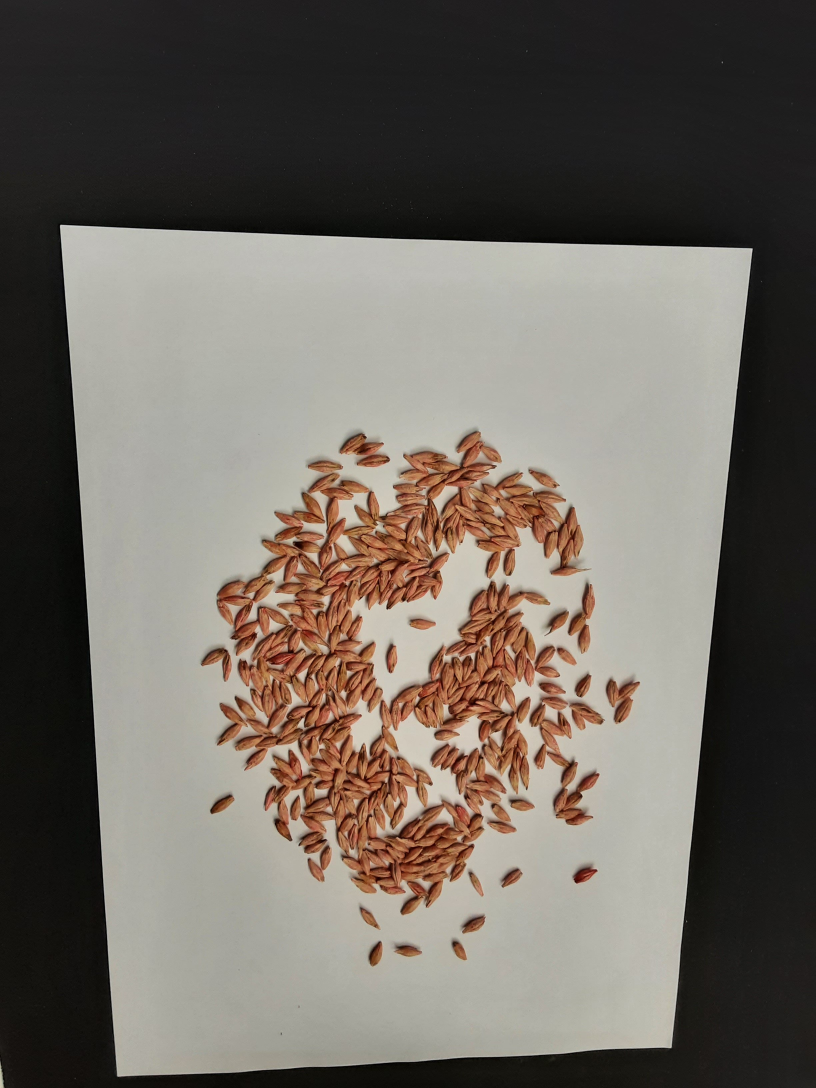
#> input picture app/mock/foto.jpg, 2448 x 3264 px (shown at 1/3 size)
$ python -i blobs.py   (imports and definitions only)
#> lines starting #> are read from the running program, lines starting #| are printed output that depends on the picture
### src/tausendkorn/adaptive.py
"""Density-adaptive tiling: split the kernel area until each tile holds few kernels.

The colour mask is only a tiling aid: it decides where to cut and how small, never
what the count is. Leaves of a quadtree over the kernel bounding box partition it,
so every kernel centre has exactly one owning core. Each crop adds a halo of about
one kernel length so kernels cut by a core edge are fully visible.
"""

from __future__ import annotations

import cv2
import numpy as np
from PIL import ImageDraw

WORK = 1200  # long side of the analysis image


def kernel_mask(image) -> tuple[np.ndarray, float]:
    """Binary kernel mask at analysis scale and the scale factor to full resolution."""
    scale = max(image.size) / WORK
    small = np.asarray(image.resize((round(image.size[0] / scale), round(image.size[1] / scale))))
    lab = cv2.cvtColor(small, cv2.COLOR_RGB2LAB).astype(np.float32)
    L = lab[..., 0]
    # Paper: the largest bright region, filled so kernels on it are inside.
    bright = (L > np.percentile(L, 60)).astype(np.uint8)
    n, labels, stats, _ = cv2.connectedComponentsWithStats(bright, connectivity=8)
    if n < 2 or stats[1:, cv2.CC_STAT_AREA].max() < 0.05 * bright.size:
        raise ValueError("no white sheet found in the photo")
    paper = (labels == 1 + int(np.argmax(stats[1:, cv2.CC_STAT_AREA]))).astype(np.uint8)
    hull = cv2.convexHull(cv2.findNonZero(paper))
    inside = np.zeros_like(paper)
    cv2.fillConvexPoly(inside, hull, 1)
    inside = cv2.erode(inside, np.ones((5, 5), np.uint8))
    # Kernels are darker than the paper around them: black-hat (closing minus image) is
    # independent of slow lighting gradients across the sheet.
    L8 = L.astype(np.uint8)
    blackhat = cv2.morphologyEx(L8, cv2.MORPH_BLACKHAT,
                                cv2.getStructuringElement(cv2.MORPH_ELLIPSE, (61, 61)))
    vals = blackhat[inside > 0]
    thr, _ = cv2.threshold(vals.reshape(-1, 1), 0, 255, cv2.THRESH_BINARY + cv2.THRESH_OTSU)
    # Not clipped to the paper: the paper outline is fragile and losing a kernel is worse
    # than sending an extra tile of background. L>35 drops the marker and black cloth.
    mask = ((blackhat > max(thr, 12)) & (L > 35)).astype(np.uint8)
    mask = cv2.morphologyEx(mask, cv2.MORPH_OPEN, np.ones((3, 3), np.uint8))
    return mask, scale, inside


A4_MM2 = 210 * 297
KERNEL_MM2 = 20  # projected area of a typical cereal kernel; only sets tile sizes


def kernel_area(inside: np.ndarray) -> float:
    """Kernel area in analysis pixels from the A4 scale (blob sizes split on pale grain)."""
    return KERNEL_MM2 * float(inside.sum()) / A4_MM2


def estimate(mask: np.ndarray, area: float, box) -> float:
    x0, y0, x1, y1 = box
    return float(mask[y0:y1, x0:x1].sum()) / area


# [39 lines left out: functions quadtree, make_adaptive_tiles, not called in this run]


def kernel_length_px(image) -> float:
    mask, scale, inside = kernel_mask(image)
    return 1.7 * kernel_area(inside) ** 0.5 * scale

### src/tausendkorn/blobs.py
"""Blob decomposition: geometry counts the obvious single kernels, a VLM counts the rest.

The kernel mask (adaptive.kernel_mask) is split into connected blobs. A blob whose area
is close to one kernel and whose shape is convex is a single kernel and counted as 1.
Everything else (touching clusters, small fragments, chaff, odd shapes) is cropped and
sent to a VLM, where each crop holds only a handful of objects.

    uv run python -m tausendkorn.blobs diagnose --images splits/dev.txt
    uv run python -m tausendkorn.blobs run --images splits/dev.txt --model argon
"""

from __future__ import annotations

import argparse
import json
import statistics
import tempfile
import time
from concurrent.futures import ThreadPoolExecutor
from pathlib import Path

import cv2
import numpy as np
from PIL import ImageDraw

from tausendkorn.adaptive import kernel_mask
from tausendkorn.eval import load_image, load_split

RUNS = Path(__file__).resolve().parents[2] / "runs" / "blobs"
A4_MM2 = 210 * 297
KERNEL_MM2 = 20.0                       # prior; refined per image from single blobs
SINGLE = (0.65, 1.45)                   # area ratio band for a single kernel
SOLIDITY = 0.90                         # area / convex hull area


def decompose(image) -> dict:
    mask, scale, inside = kernel_mask(image)
    # Light husks (barley, oats) leave the bright kernel centre out of the mask: close
    # small gaps, then fill holes so each kernel is one solid region.
    mask = cv2.morphologyEx(mask, cv2.MORPH_CLOSE, cv2.getStructuringElement(cv2.MORPH_ELLIPSE, (5, 5)))
    cnts, _ = cv2.findContours(mask, cv2.RETR_EXTERNAL, cv2.CHAIN_APPROX_SIMPLE)
    mask = np.zeros_like(mask)
    cv2.drawContours(mask, cnts, -1, 1, thickness=cv2.FILLED)
    px_per_mm2 = inside.sum() / A4_MM2
    n, labels, stats, cents = cv2.connectedComponentsWithStats(mask, connectivity=8)
    prior = KERNEL_MM2 * px_per_mm2
    areas = stats[1:, cv2.CC_STAT_AREA].astype(float)
    band = areas[(areas > 0.5 * prior) & (areas < 1.6 * prior)]
    a1 = float(np.median(band)) if len(band) >= 20 else prior
    blobs = []
    for i in range(1, n):
        x, y, w, h, area = stats[i]
        if area < 0.08 * a1:            # dust and speckle, far below any kernel
            continue
        comp = (labels[y:y + h, x:x + w] == i).astype(np.uint8)
        cnts, _ = cv2.findContours(comp, cv2.RETR_EXTERNAL, cv2.CHAIN_APPROX_SIMPLE)
        hull = cv2.contourArea(cv2.convexHull(cnts[0])) or 1.0
        ratio, solidity = area / a1, area / hull
        kind = "single" if SINGLE[0] <= ratio <= SINGLE[1] and solidity >= SOLIDITY else "vlm"
        blobs.append({"id": i, "bbox": [int(x), int(y), int(w), int(h)], "area_ratio": round(ratio, 3),
                      "solidity": round(solidity, 3), "kind": kind,
                      "centroid": [float(cents[i][0] * scale), float(cents[i][1] * scale)],
                      "contour": (cnts[0].reshape(-1, 2) + [x, y]).tolist()})
    return {"labels": labels, "scale": scale, "a1": a1, "blobs": blobs}


# [47 lines left out: functions diagnose, main, not called in this run]


# [2 lines not run here, left out]

>>> import cv2
>>> picture = cv2.imread('../../app/mock/foto.jpg', cv2.IMREAD_GRAYSCALE)
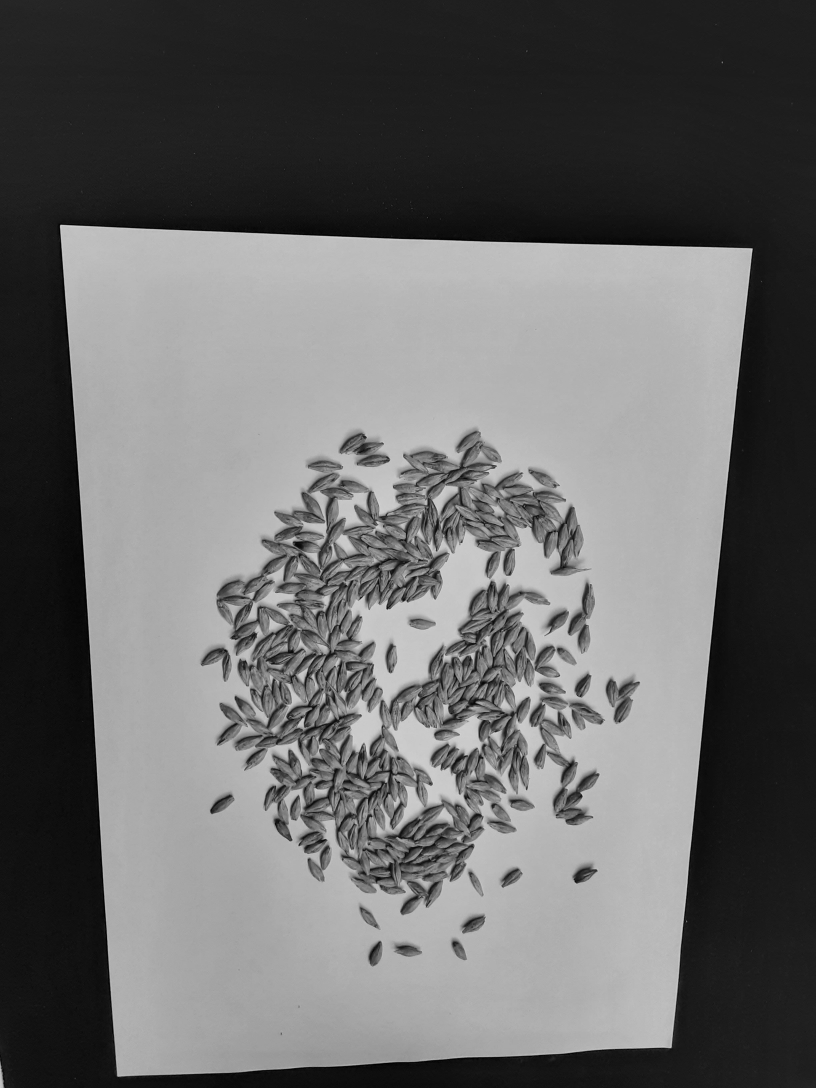
#> picture: shape (3264, 2448) (shown at 1/3 size); min 0, max 220, mean 105.1
#> (the run stopped early here; a loop or call above may not have finished)
